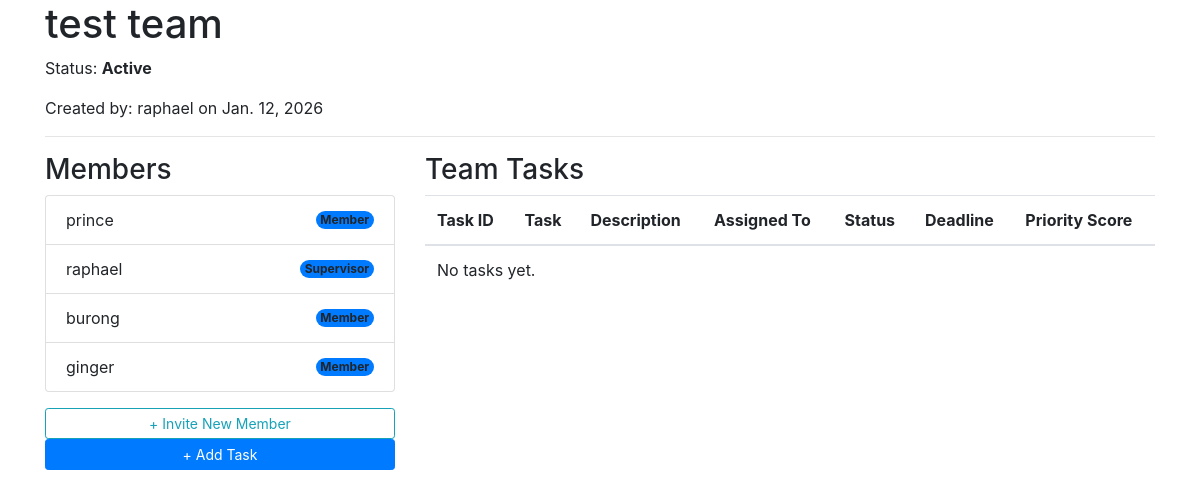
Page /main/team/8/ (signed in) on the earlier database version.
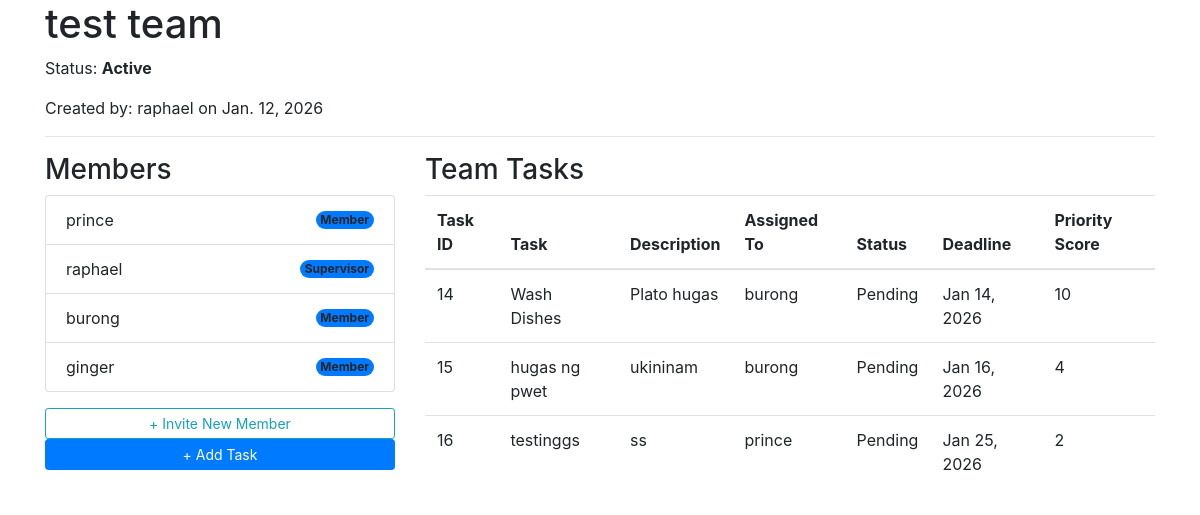
Same page on the later database version.
### main/models.py (models this page shows, shortened)
class TeamMembership(models.Model):
    ROLE_CHOICES = (
        ('supervisor', 'Supervisor'),
        ('member', 'Member')
    ) # role choices for each user
    user = models.ForeignKey(User, on_delete=models.CASCADE)
    team = models.ForeignKey(Team, on_delete=models.CASCADE)
    role = models.CharField(max_length=20, choices = ROLE_CHOICES)
    class Meta:
        unique_together = ('user', 'team') # so users can only have one role inside a team

class Task(models.Model):
    STATUS_CHOICES = (
        ('pending', 'Pending'),
        ('submitted', 'Submitted'),
        ('revision', 'Revision'),
        ('accomplished', 'Accomplishsed')
    ) # available status for each task
    DIFFICULTY_CHOICES = (
        (1,'1 - Very Easy'),
        (2,'2 - Easy'),
        (3,'3 - Medium'),
        (4,'4 - Hard'),
        (5,'5 - Very Hard')
    )
    team = models.ForeignKey(Team, on_delete=models.CASCADE, related_name='tasks')
    created_by = models.ForeignKey(User, on_delete=models.SET_NULL, null=True)
    task_id = models.AutoField(primary_key=True)
    title = models.CharField(max_length=200)
    description = models.TextField(max_length=120)
    assigned_to = models.ForeignKey(User, on_delete=models.SET_NULL,null=True,blank=True,related_name='assigned_tasks')
    deadline = models.DateTimeField()
    difficulty = models.IntegerField(choices=DIFFICULTY_CHOICES, default=1)
    status = models.CharField(max_length=20, choices=STATUS_CHOICES, default='pending')
    @property
    def priority_score(self):
        now = timezone.now()
        time_diff = self.deadline - now
        days_remaining = time_diff.days
        if days_remaining <= 0:
            return 10
        raw_score = self.difficulty + (10/max(days_remaining, 1))
        return min(max(round(raw_score), 1), 10)

### main/views.py (the view)
# urls.py: path("team/<int:team_id>/", views.team_detail, name='team-detail'),
@login_required
def team_detail(request, team_id):
    team = get_object_or_404(Team, id=team_id)
    user_membership = TeamMembership.objects.filter(user=request.user, team=team).first()
    if not user_membership:
        return redirect('main:profile') # Redirect if they try to snoop on other teams
    if request.method == "POST":
        form = CreateTask(request.POST)
        if form.is_valid():
            task = form.save(commit=False)
            task.team = team
            task.save()
            messages.success(request, "Task added successfully!")
            return redirect('main:team-detail', team_id=team.id)
    else:
        form = CreateTask()
    if hasattr(team, 'members'):
        form.fields['assigned_to'].queryset = team.members.all()
    pending_tasks = team.tasks.filter(status='pending')
    task_heap = TaskMaxHeap(pending_tasks)
    sorted_tasks = task_heap.get_sorted_tasks()
    all_memberships = TeamMembership.objects.filter(team=team).select_related('user')
    context = {
        'team': team,
        'my_role': user_membership.role,
        'memberships': all_memberships,
        'tasks': sorted_tasks,
        'form': form,
    }
    return render(request, 'main/team_detail.html', context)

### main/utils.py (called while the page is built)
    def _swap(self, i, j):
        self.heap[i], self.heap[j] = self.heap[j], self.heap[i]
        self.position_map[self.heap[i].task_id] = i
        self.position_map[self.heap[j].task_id] = j

    def insert(self, task):
        self.heap.append(task)
        idx = len(self.heap) - 1
        self.position_map[task.task_id] = idx
        self._sift_up(idx)

    def _sift_up(self, idx):
        while idx > 0:
            parent = (idx - 1) // 2
            if self.heap[idx].priority_score > self.heap[parent].priority_score:
                self._swap(idx, parent)
                idx = parent
            else:
                break

    def pop_max(self):
        if not self.heap: return None
        return self.remove_by_id(self.heap[0].task_id)

    def get_sorted_tasks(self):
        temp_heap = TaskMaxHeap(self.heap)
        sorted_list = []
        while temp_heap.heap:
            sorted_list.append(temp_heap.pop_max())
        return sorted_list

### main/templates/main/team_detail.html (shortened to what this page needs)
{% extends 'base/base.html' %}
{% block content %}
<div class="container">
    <h1>{{ team.title }}</h1>
    <p>Status: <strong>{{ team.get_status_display }}</strong></p>
    <p>Created by: {{ team.created_by.username }} on {{ team.created_at|date }}</p>
    <hr>
    <div class="row">
        <div class="col-md-4">
            <h3>Members</h3>
            <ul class="list-group">
                {% for mem in memberships %}
                    <li class="list-group-item d-flex justify-content-between align-items-center">
                        {{ mem.user.username }}
                        <span class="badge bg-primary rounded-pill">{{ mem.role|title }}</span>
                    </li>
                {% endfor %}
            </ul>
            <div class = 'd-flex flex-column'>
                {% if my_role == 'supervisor' %}
                    <a href="#"
                    class="btn btn-sm btn-outline-info mt-3"
                    id="generate-invite-btn"
                    data-team-id="{{ team.id }}">
                    + Invite New Member
                    </a>
                {% endif %}
                <button type="button" class="btn btn-sm btn-primary mb-2" data-toggle="modal" data-target="#addTaskModal">
                    + Add Task
                </button>
            </div>
        </div>
        <div class="col-md-8">
            <h3>Team Tasks</h3>
            <table class="table">
                <thead>
                    <tr>
                        <th>Task ID</th>
                        <th>Task</th>
                        <th>Description</th>
                        <th>Assigned To</th>
                        <th>Status</th>
                        <th>Deadline</th>
                        <th>Priority Score</th>
                    </tr>
                </thead>
                <tbody>
                    {% for task in tasks %}
                        <tr>
                            <td>{{ task.task_id }}</td>
                            <td>{{ task.title }}</td>
                            <td style="max-width: 250px; word-wrap: break-word; white-space: normal;">{{ task.description }}</td>
                            <td>{{ task.assigned_to.username }}</td>
                            <td>{{ task.get_status_display }}</td>
                            <td>{{ task.deadline|date:"M d, Y" }}</td>
                            <td>{{ task.priority_score }}</td>
                        </tr>
                    {% empty %}
                        <tr><td colspan="4">No tasks yet.</td></tr>
                    {% endfor %}
                </tbody>
            </table>
        </div>
    </div>
</div>
{% endblock %}

Differences in the rows shown:
added Task: task_id "14", title "Wash Dishes", description "Plato hugas", assigned_to.username "burong", status "Pending", deadline "Jan 14, 2026", priority_score "10"
added Task: task_id "15", title "hugas ng pwet", description "ukininam", assigned_to.username "burong", status "Pending", deadline "Jan 16, 2026", priority_score "4"
added Task: task_id "16", title "testinggs", description "ss", assigned_to.username "prince", status "Pending", deadline "Jan 25, 2026", priority_score "2"
Other differences:
text no longer shown: "No tasks yet."
